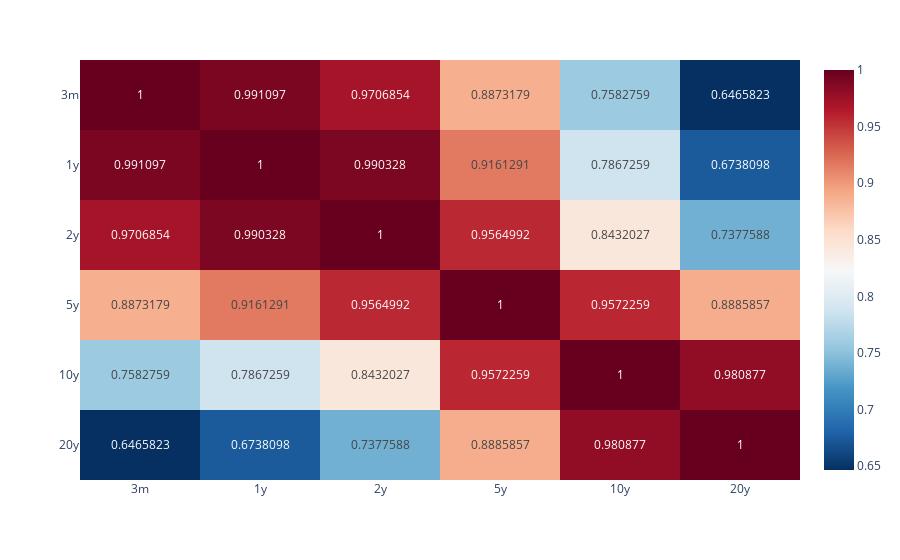

The notebook cell saved with this chart:
### Markdown cell above
Observamos que la estructura  está altamente correlacionada, en particular, entre tasas de vencimiento cercano. Las cifras en la tabla muestran   que la correlación entre los rendimientos es mayor alrededor de la diagonal principal, lo que significa que las tasas de interés de maturity similar se mueven de manera cercana. Por el contrario, la correlación es más débil entre las tasas de interés de vencimientos mas lejanos.

### Code cell
#Veamos la correlación de la estructura a plazos de la tasa de interés
fig=px.imshow(yield_curve.corr(), text_auto=True, aspect="auto",color_continuous_scale='RdBu_r')
fig.show()

### Figure 1 — Plotly figure (JSON) as saved in the notebook; plotly's stock layout.template omitted (floating-point values rounded to 4 significant figures)
{"data": [{"coloraxis": "coloraxis", "hovertemplate": "x: %{x}<br>y: %{y}<br>color: %{z}<extra></extra>", "name": "0", "texttemplate": "%{z}", "type": "heatmap", "x": ["3m", "1y", "2y", "5y", "10y", "20y"], "xaxis": "x", "y": ["3m", "1y", "2y", "5y", "10y", "20y"], "yaxis": "y", "z": [[1, 0.9911, 0.9707, 0.8873, 0.7583, 0.6466], [0.9911, 1, 0.9903, 0.9161, 0.7867, 0.6738], [0.9707, 0.9903, 1, 0.9565, 0.8432, 0.7378], [0.8873, 0.9161, 0.9565, 1, 0.9572, 0.8886], [0.7583, 0.7867, 0.8432, 0.9572, 1, 0.9809], [0.6466, 0.6738, 0.7378, 0.8886, 0.9809, 1]]}], "layout": {"coloraxis": {"colorscale": [[0, "rgb(5,48,97)"], [0.1, "rgb(33,102,172)"], [0.2, "rgb(67,147,195)"], [0.3, "rgb(146,197,222)"], [0.4, "rgb(209,229,240)"], [0.5, "rgb(247,247,247)"], [0.6, "rgb(253,219,199)"], [0.7, "rgb(244,165,130)"], [0.8, "rgb(214,96,77)"], [0.9, "rgb(178,24,43)"], [1, "rgb(103,0,31)"]]}, "margin": {"t": 60}, "xaxis": {"anchor": "y", "domain": [0, 1]}, "yaxis": {"anchor": "x", "autorange": "reversed", "domain": [0, 1]}}}
